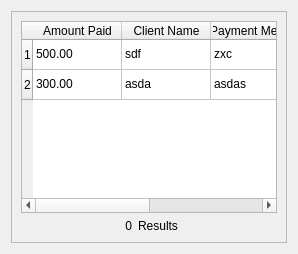
            <widget class="QWidget" name="client_payments_tab">
             <attribute name="title">
              <string>Client Payments</string>
             </attribute>
             <layout class="QVBoxLayout" name="verticalLayout_24">
              <item>
               <widget class="QFrame" name="client_payments_frame">
                <property name="frameShape">
                 <enum>QFrame::Shape::StyledPanel</enum>
                </property>
                <property name="frameShadow">
                 <enum>QFrame::Shadow::Raised</enum>
                </property>
                <layout class="QVBoxLayout" name="verticalLayout_25">
                 <item>
                  <widget class="QTableWidget" name="client_payments_table">
                   <property name="autoScroll">
                    <bool>false</bool>
                   </property>
                   <property name="autoScrollMargin">
                    <number>16</number>
                   </property>
                   <property name="columnCount">
                    <number>4</number>
                   </property>
                   <attribute name="horizontalHeaderCascadingSectionResizes">
                    <bool>false</bool>
                   </attribute>
                   <attribute name="horizontalHeaderMinimumSectionSize">
                    <number>50</number>
                   </attribute>
                   <attribute name="horizontalHeaderDefaultSectionSize">
                    <number>89</number>
                   </attribute>
                   <attribute name="horizontalHeaderShowSortIndicator" stdset="0">
                    <bool>true</bool>
                   </attribute>
                   <attribute name="horizontalHeaderStretchLastSection">
                    <bool>false</bool>
                   </attribute>
                   <row/>
                   <row/>
                   <column>
                    <property name="text">
                     <string>Amount Paid</string>
                    </property>
                    <property name="font">
                     <font>
                      <kerning>true</kerning>
                     </font>
                    </property>
                   </column>
                   <column>
                    <property name="text">
                     <string>Client Name</string>
                    </property>
                   </column>
                   <column>
                    <property name="text">
                     <string>Payment Method</string>
                    </property>
                   </column>
                   <column>
                    <property name="text">
                     <string>Date</string>
                    </property>
                   </column>
                   <item row="0" column="0">
                    <property name="text">
                     <string>500.00</string>
                    </property>
                   </item>
                   <item row="0" column="1">
                    <property name="text">
                     <string>sdf</string>
                    </property>
                   </item>
                   <item row="0" column="2">
                    <property name="text">
                     <string>zxc</string>
                    </property>
                   </item>
                   <item row="0" column="3">
                    <property name="text">
                     <string>YYYY/MM/DD</string>
                    </property>
                   </item>
                   <item row="1" column="0">
                    <property name="text">
                     <string>300.00</string>
                    </property>
                   </item>
                   <item row="1" column="1">
                    <property name="text">
                     <string>asda</string>
                    </property>
                   </item>
                   <item row="1" column="2">
                    <property name="text">
                     <string>asdas</string>
                    </property>
                   </item>
                   <item row="1" column="3">
                    <property name="text">
                     <string>YYYY/MM/DD</string>
                    </property>
                   </item>
                  </widget>
                 </item>
                 <item>
                  <layout class="QFormLayout" name="client_payments_container">
                   <property name="rowWrapPolicy">
                    <enum>QFormLayout::RowWrapPolicy::DontWrapRows</enum>
                   </property>
                   <property name="labelAlignment">
                    <set>Qt::AlignmentFlag::AlignCenter</set>
                   </property>
                   <property name="formAlignment">
                    <set>Qt::AlignmentFlag::AlignCenter</set>
                   </property>
                   <item row="0" column="0">
                    <widget class="QLabel" name="client_payments_count">
                     <property name="sizePolicy">
                      <sizepolicy hsizetype="Maximum" vsizetype="Preferred">
                       <horstretch>0</horstretch>
                       <verstretch>0</verstretch>
                      </sizepolicy>
                     </property>
                     <property name="text">
                      <string>0</string>
                     </property>
                     <property name="alignment">
                      <set>Qt::AlignmentFlag::AlignRight|Qt::AlignmentFlag::AlignTrailing|Qt::AlignmentFlag::AlignVCenter</set>
                     </property>
                     <property name="wordWrap">
                      <bool>false</bool>
                     </property>
                    </widget>
                   </item>
                   <item row="0" column="1">
                    <widget class="QLabel" name="client_payments_label">
                     <property name="sizePolicy">
                      <sizepolicy hsizetype="Maximum" vsizetype="Preferred">
                       <horstretch>0</horstretch>
                       <verstretch>0</verstretch>
                      </sizepolicy>
                     </property>
                     <property name="text">
                      <string>Results</string>
                     </property>
                    </widget>
                   </item>
                  </layout>
                 </item>
                </layout>
               </widget>
              </item>
             </layout>
            </widget>
